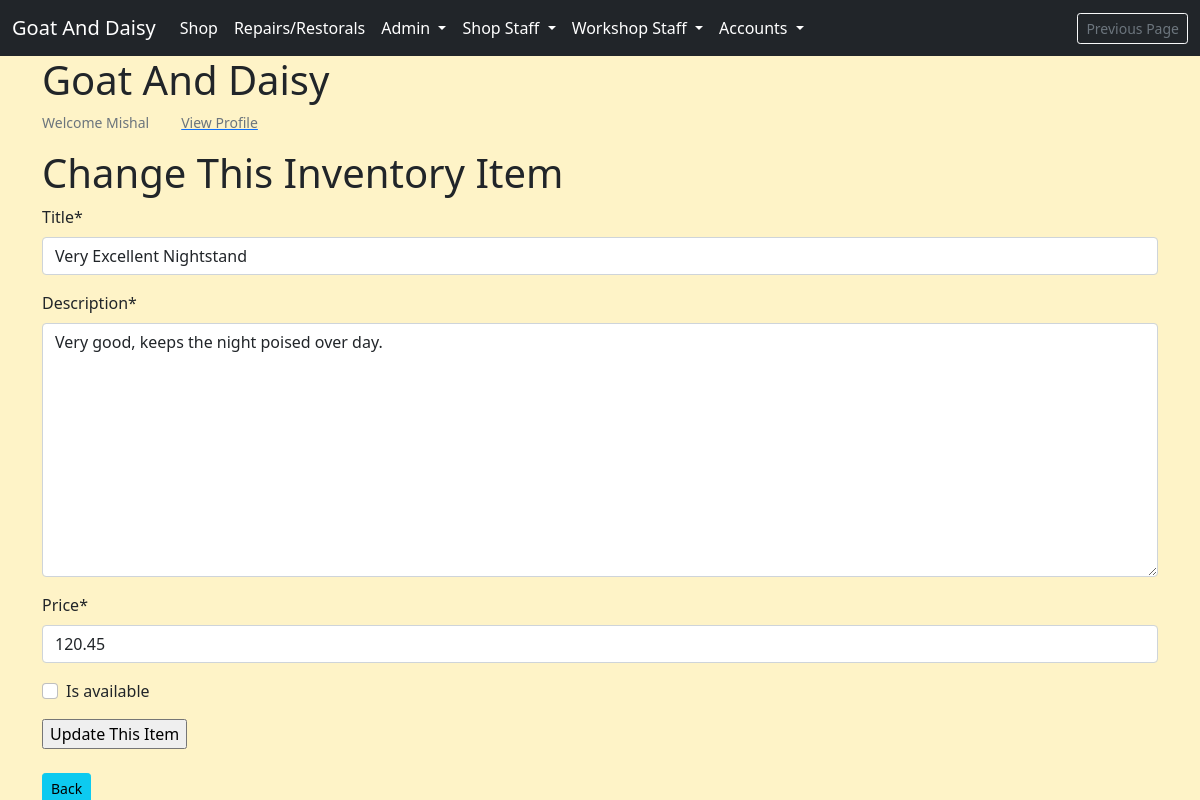
Page /shop/staff-manage-items/3/ (signed in) on the earlier database version.
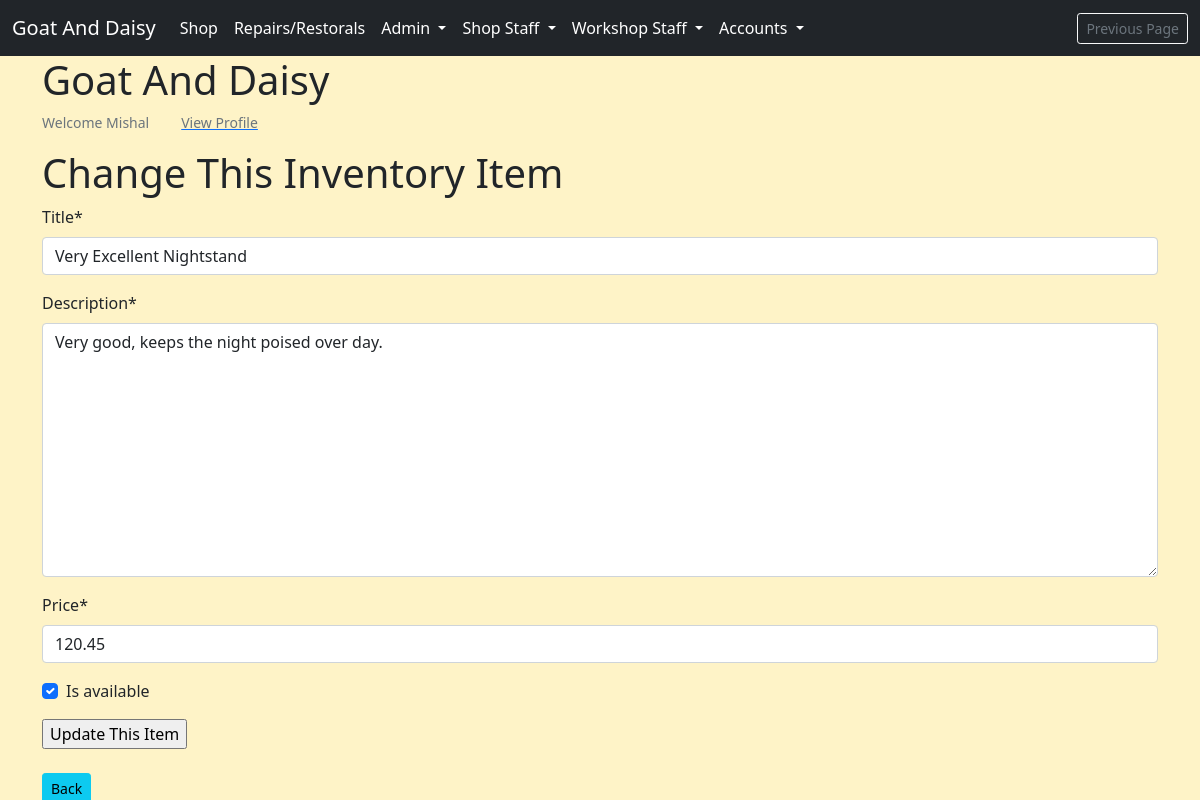
Same page on the later database version.
### shop/models.py (models this page shows, shortened)
class ShopItems(models.Model):
    title = models.CharField(max_length=255)
    description = models.TextField()
    price = models.DecimalField(decimal_places=2, max_digits=12)
    is_available = models.BooleanField(default=True)
    class Meta:
        verbose_name_plural = "Shop Items"

### shop/views.py (the view)
class StaffUpdateItem(GroupRequiredMixin, UpdateView):
    group_required = ['Shop Staff']
    model = ShopItems
    form_class = StaffCreateItemForm
    template_name = 'shop/staff_update_item.html'
    success_url = reverse_lazy('staff_manage_items')

### shop/forms.py
class StaffCreateItemForm(ModelForm):
    class Meta:
        model = ShopItems
        fields = ['title', 'description', 'price', 'is_available']

### invoices/contexts.py (called while the page is built, shortened)
def shopping_cart(request):
    template_cart = []
    products_count = 0
    order_amount = 0
    shipping = 500
    cart = request.session.get('cart', {})
    for item in enumerate(template_cart):
        products_count += 1
    order_total = order_amount + shipping
    stripe_total = round(order_total * 100)
    context = {
        'template_cart': template_cart,
        'products_count': products_count,
        'order_amount': order_amount,
        'shipping': shipping,
        'order_total': order_total,
        'stripe_total': stripe_total,
    }
    return context

### profiles/templatetags/user_in_group_tag.py (called while the page is built)
@register.filter(name='has_group')
def has_group(user, group_name):
    try:
        group = Group.objects.get(name=group_name)
    except Group.DoesNotExist:
        return False
    return group in user.groups.all()

### shop/templates/shop/staff_update_item.html (shortened to what this page needs)
{% extends 'base.html' %}
{% load crispy_forms_tags %}
{% block content %}
<h1>Change This Inventory Item</h1>
<form action="." method="POST">
    {{ form | crispy }}
    <input type="submit" value="Update This Item">
</form>
<br>
<small><input class="btn btn-sm btn-info" type=button value="Back" onClick="javascript:history.go(-1);"></small>
{% endblock %}

Differences in the rows shown:
changed ShopItems "Very Excellent Nightstand": is_available "☐" → "☑"
